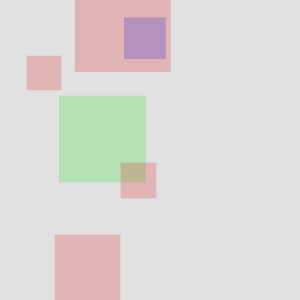
Frame 1 (no input)
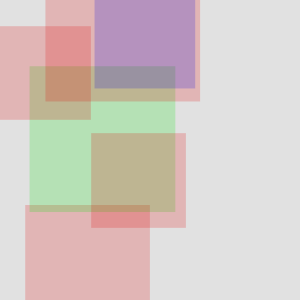
Frame 60 (the mouse pressed at the canvas centre just before this capture)
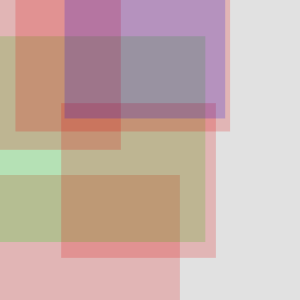
Frame 120 (the mouse held since frame 60 and released just before this capture)

The Processing sketch that drew these frames (run headless with seeded random() and noise(); from frame 60 on, the mouse is pressed at the canvas centre):

// Processing sketch: processing_21598
// ── processing_21598.pde

int num = 6;
int x = 225;
int y = 50;

Rect[] myRects = new Rect[num]; 
color[] myColors = new color[3];

void setup(){
  size(300,300);
  rectMode(CENTER);
  
  myColors[0] = color(x,0,0,y);
  myColors[1] = color(0,x,0,y);
  myColors[2] = color(0,0,x,y);
  //myColors[3] = color(x,y,0,0);
  //myColors[4] = color(0,x,y,0);
  //myColors[5] = color(x,0,y,0);
  
  
  for( int i=0; i < myRects.length; i++){
  myRects[i] = new Rect();
  }
    
  noStroke();
}

void draw(){
  background(x);
  
  for(int i=0; i < myRects.length; i++) {
  myRects[i].update();
  myRects[i].display();
  }
}

class Rect{
  float rectSize = random(100);
  float rectX = random( 20, width - 20);
  float rectY = random( 20,height - 20);
  color col = myColors[floor(random(0,3))];
  
  Rect(){
  }
  
  void update(){
    
    this.rectSize++;
    if(this.rectSize > width){
      this.rectSize = 1;
      rectX = random(20,width-20);
      rectY = random(20,width-20);
    }
  }
    
    void display(){
      fill(col);
      rect(rectX, rectY, rectSize, rectSize);
    }
}
      
    
  
  
  
  
